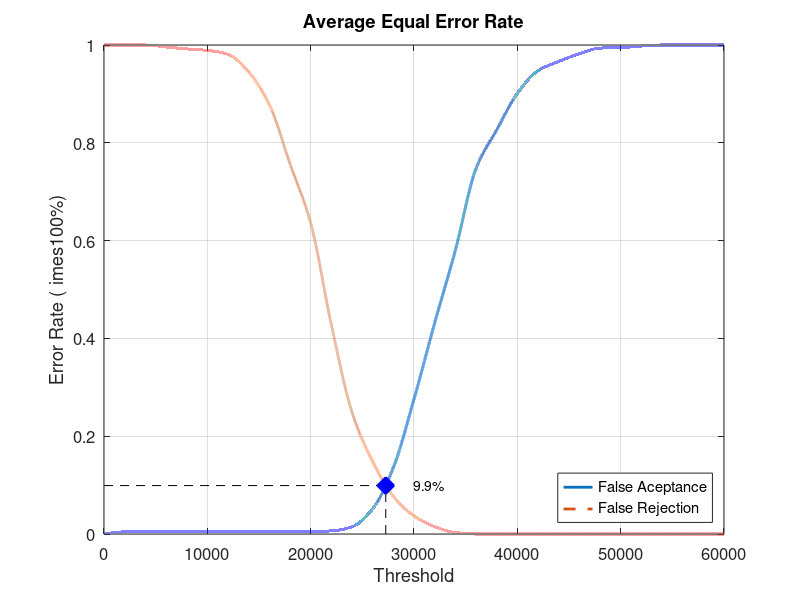
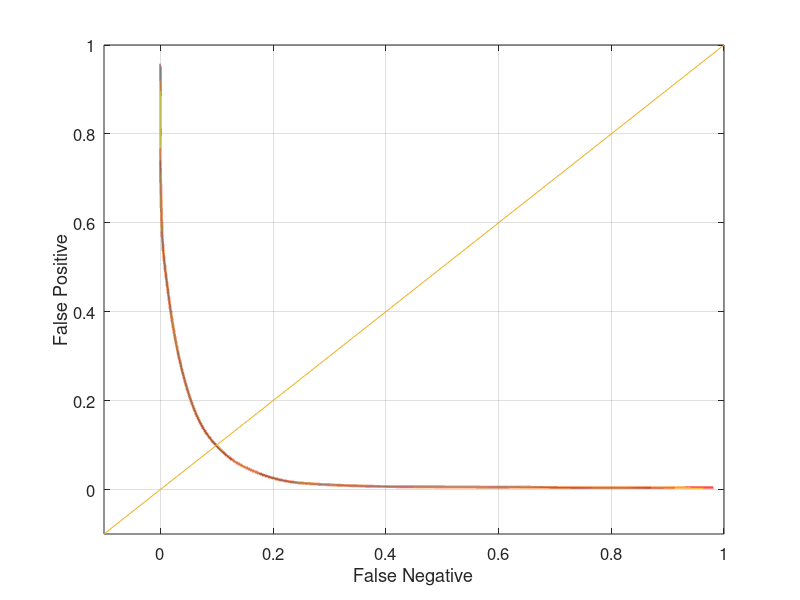

The MATLAB script that drew these images, in order:
close all;
clear;
clc;
x = 0:2000:60000;
xq = 0:0.5:60000;

y0 = [0 0.00421053 0.00421053 0.00421053 0.00421053 0.00421053 0.00421053 0.00421053 0.00421053 0.00421053 0.00526316 0.00631579 0.0147368 0.0515789 0.135789 0.275789 0.431579 0.58 0.747368 0.826316 0.901053 0.947368 0.966316 0.982105 0.993684 0.994737 0.997895 1 1 1 1]
yy0 = interp1(x, y0, xq, 'pchip');
y1 = [1 1 1 0.996 0.992 0.989 0.981 0.945 0.878 0.757 0.636 0.428 0.249 0.148 0.077 0.037 0.015 0.003 0 0 0 0 0 0 0 0 0 0 0 0 0]
yy1 = interp1(x, y1, xq, 'pchip');

% Calculating EER: 
y2 = abs(y0 - y1);
find(y2 == min(y2))
yy2 = abs(yy0 - yy1);
xEER = find(yy2 == min(yy2));
xEERIndex = xq(xEER) % X-axis EER
yEER = yy0(xEER) % Y-axis EER

main = figure
plot(xq, yy0,'-','LineWidth', 2);	hold on
plot(xq, yy1,'--','LineWidth', 2);	hold on
plot([xEERIndex xEERIndex], [0 yEER], 'k--');	hold on
plot([0 xEERIndex], [yEER yEER], 'k--');	hold on
plot(xEERIndex, yEER, 'bx', 'LineWidth', 10);	hold on
text(xEERIndex + 10 * xEERIndex / 100, yEER, [num2str(round((10000 * yEER)) / 100) '%'])
legend('False Aceptance', 'False Rejection', 'Location', 'SouthEast')
xlabel('Threshold')
ylabel('Error Rate (	imes100%)')
title('Average Equal Error Rate')
set(gca, 'FontSize', 12)
axis([0 60000 0 1])
grid on

print(main, 'Database4AverageMain', '-dpng');
FNRxFPR = figure('Color', [1 1 1]);
plot(yy1, yy0, '-', yy1, yy0, 'LineWidth', 2);
hold on
y = -0.1:0.1:1
plot(y, y); 
set(gca, 'FontSize', 12)
xlabel('False Negative')
ylabel('False Positive')
axis([-0.1 1 -0.1 1])
set(gca, 'FontSize', 12)
grid on

print(FNRxFPR, 'Database4AverageFNRxFPR','-dpng');
